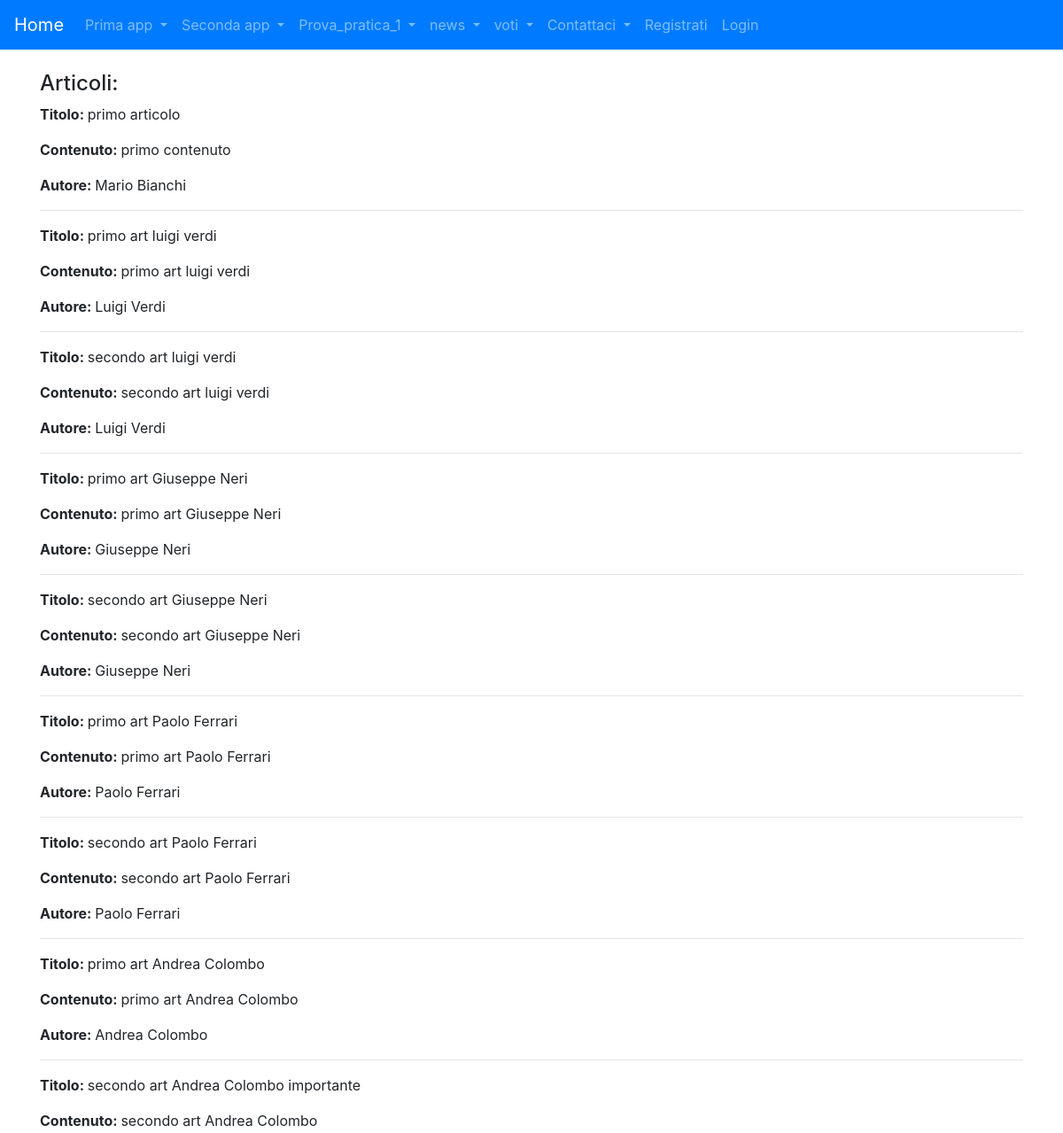
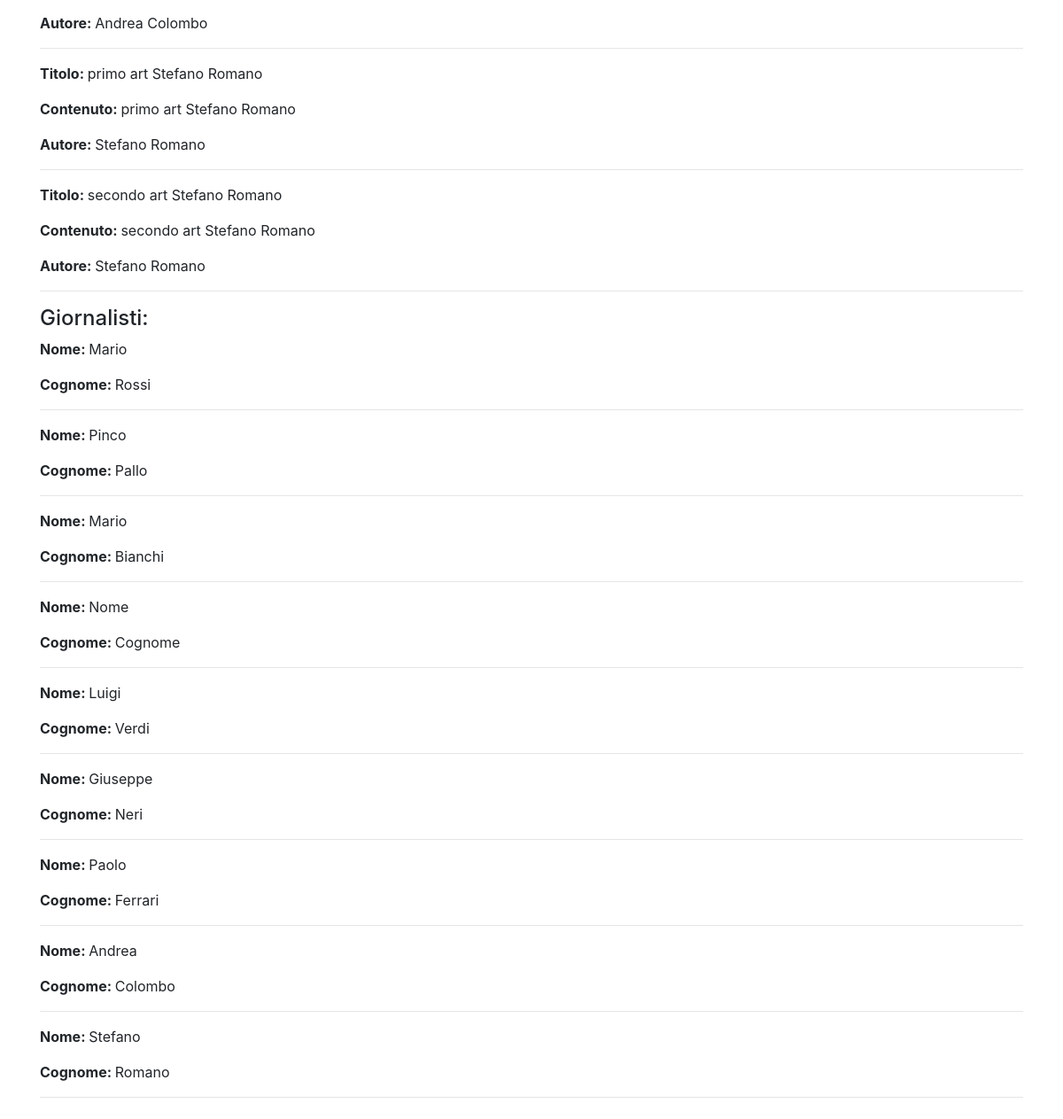
The app's page /news/news with its own data (2 pictures, top to bottom).
### news/models.py (models this page shows)
class Articolo(models.Model):
    titolo = models.CharField(max_length=100)
    contenuto = models.TextField()
    giornalista = models.ForeignKey(Giornalista, on_delete=models.CASCADE, related_name="articoli")
    data = models.DateField(blank=True)
    visualizzazioni = models.IntegerField(default=0,blank=True)
    def __str__(self):
        return self.titolo
    class Meta:
        verbose_name = "Articolo"
        verbose_name_plural = "Articoli"

class Giornalista(models.Model):
    nome = models.CharField(max_length=20)
    cognome = models.CharField(max_length=20)
    anno_di_nascita = models.DateField(blank=True)
    def __str__(self):
        return self.nome + " " + self.cognome
    class Meta:
        verbose_name = "Giornalista"
        verbose_name_plural = "Giornalisti"

### news/views.py (the view)
# urls.py: path('news', home, name='home'),
def home(request):
    articoli = Articolo.objects.all()
    giornalisti = Giornalista.objects.all()
    context = {"articoli":articoli, "giornalisti":giornalisti}
    print(context)
    return render(request, "news/home.html", context)

### news/templates/news/home.html (shortened to what this page needs)
{% extends 'base.html' %}
{% block content %} <h4>Articoli:</h4>
    {% for articolo in articoli %}
        <p><strong>Titolo: </strong>{{ articolo.titolo }}</p>
        <p><strong>Contenuto: </strong>{{ articolo.contenuto }}</p>
        <p><strong>Autore: </strong>{{ articolo.giornalista }}</p>
        <hr>
    {% endfor %}
    <h4>Giornalisti:</h4>
    {% for giornalista in giornalisti %}
        <p><strong>Nome: </strong>{{ giornalista.nome }}</p>
        <p><strong>Cognome: </strong>{{ giornalista.cognome }}</p>
        <hr>
    {% endfor %}
{%endblock content %}

### records on screen
Articolo: titolo "primo articolo", contenuto "primo contenuto", giornalista "Mario Bianchi"
Articolo: titolo "primo art luigi verdi", contenuto "primo art luigi verdi", giornalista "Luigi Verdi"
Articolo: titolo "secondo art luigi verdi", contenuto "secondo art luigi verdi", giornalista "Luigi Verdi"
Articolo: titolo "primo art Giuseppe Neri", contenuto "primo art Giuseppe Neri", giornalista "Giuseppe Neri"
Articolo: titolo "secondo art Giuseppe Neri", contenuto "secondo art Giuseppe Neri", giornalista "Giuseppe Neri"
Articolo: titolo "primo art Paolo Ferrari", contenuto "primo art Paolo Ferrari", giornalista "Paolo Ferrari"
Articolo: titolo "secondo art Paolo Ferrari", contenuto "secondo art Paolo Ferrari", giornalista "Paolo Ferrari"
Articolo: titolo "primo art Andrea Colombo", contenuto "primo art Andrea Colombo", giornalista "Andrea Colombo"
Articolo: titolo "secondo art Andrea Colombo importante", contenuto "secondo art Andrea Colombo", giornalista "Andrea Colombo"
Articolo: titolo "primo art Stefano Romano", contenuto "primo art Stefano Romano", giornalista "Stefano Romano"
Articolo: titolo "secondo art Stefano Romano", contenuto "secondo art Stefano Romano", giornalista "Stefano Romano"
Giornalista: nome "Mario", cognome "Rossi"
Giornalista: nome "Pinco", cognome "Pallo"
Giornalista: nome "Mario", cognome "Bianchi"
Giornalista: nome "Nome", cognome "Cognome"
Giornalista: nome "Luigi", cognome "Verdi"
Giornalista: nome "Giuseppe", cognome "Neri"
Giornalista: nome "Paolo", cognome "Ferrari"
Giornalista: nome "Andrea", cognome "Colombo"
Giornalista: nome "Stefano", cognome "Romano"
